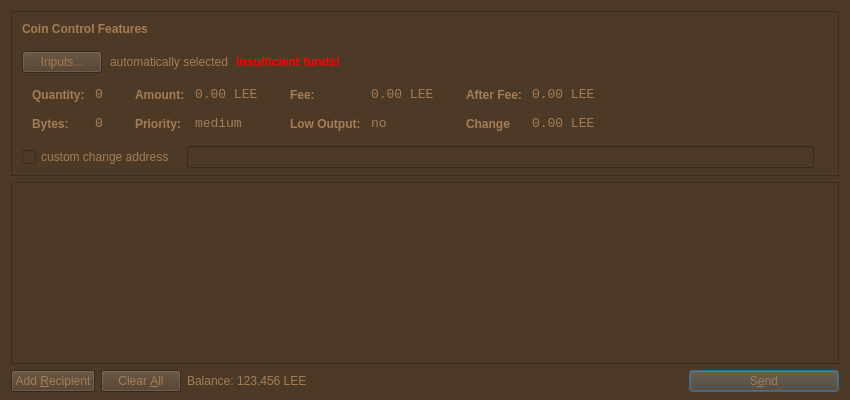
<?xml version="1.0" encoding="UTF-8"?>
<ui version="4.0">
 <class>SendCoinsDialog</class>
 <widget class="QDialog" name="SendCoinsDialog">
  <property name="geometry">
   <rect>
    <x>0</x>
    <y>0</y>
    <width>850</width>
    <height>400</height>
   </rect>
  </property>
  <property name="windowTitle">
   <string>Send Coins</string>
  </property>
  <property name="styleSheet">
   <string notr="true">background-color: rgb(76, 58, 39);
color: rgb(166, 124, 82);</string>
  </property>
  <layout class="QVBoxLayout" name="verticalLayout" stretch="0,1,0">
   <property name="bottomMargin">
    <number>8</number>
   </property>
   <item>
    <widget class="QFrame" name="frameCoinControl">
     <property name="sizePolicy">
      <sizepolicy hsizetype="Expanding" vsizetype="Expanding">
       <horstretch>0</horstretch>
       <verstretch>0</verstretch>
      </sizepolicy>
     </property>
     <property name="maximumSize">
      <size>
       <width>16777215</width>
       <height>16777215</height>
      </size>
     </property>
     <property name="frameShape">
      <enum>QFrame::StyledPanel</enum>
     </property>
     <property name="frameShadow">
      <enum>QFrame::Sunken</enum>
     </property>
     <layout class="QVBoxLayout" name="verticalLayoutCoinControl2">
      <property name="spacing">
       <number>6</number>
      </property>
      <property name="leftMargin">
       <number>0</number>
      </property>
      <property name="topMargin">
       <number>0</number>
      </property>
      <property name="rightMargin">
       <number>0</number>
      </property>
      <property name="bottomMargin">
       <number>6</number>
      </property>
      <item>
       <layout class="QVBoxLayout" name="verticalLayoutCoinControl" stretch="0,0,0,0,1">
        <property name="spacing">
         <number>0</number>
        </property>
        <property name="leftMargin">
         <number>10</number>
        </property>
        <property name="topMargin">
         <number>10</number>
        </property>
        <item>
         <layout class="QHBoxLayout" name="horizontalLayoutCoinControl1">
          <property name="bottomMargin">
           <number>15</number>
          </property>
          <item>
           <widget class="QLabel" name="labelCoinControlFeatures">
            <property name="sizePolicy">
             <sizepolicy hsizetype="Preferred" vsizetype="Maximum">
              <horstretch>0</horstretch>
              <verstretch>0</verstretch>
             </sizepolicy>
            </property>
            <property name="font">
             <font>
              <weight>75</weight>
              <bold>true</bold>
             </font>
            </property>
            <property name="styleSheet">
             <string notr="true">font-weight:bold;</string>
            </property>
            <property name="text">
             <string>Coin Control Features</string>
            </property>
           </widget>
          </item>
         </layout>
        </item>
        <item>
         <layout class="QHBoxLayout" name="horizontalLayoutCoinControl2" stretch="0,0,0,0">
          <property name="spacing">
           <number>8</number>
          </property>
          <property name="bottomMargin">
           <number>10</number>
          </property>
          <item>
           <widget class="QPushButton" name="pushButtonCoinControl">
            <property name="styleSheet">
             <string notr="true"/>
            </property>
            <property name="text">
             <string>Inputs...</string>
            </property>
           </widget>
          </item>
          <item>
           <widget class="QLabel" name="labelCoinControlAutomaticallySelected">
            <property name="text">
             <string>automatically selected</string>
            </property>
            <property name="margin">
             <number>5</number>
            </property>
           </widget>
          </item>
          <item>
           <widget class="QLabel" name="labelCoinControlInsuffFunds">
            <property name="font">
             <font>
              <weight>75</weight>
              <bold>true</bold>
             </font>
            </property>
            <property name="styleSheet">
             <string notr="true">color:red;font-weight:bold;</string>
            </property>
            <property name="text">
             <string>Insufficient funds!</string>
            </property>
            <property name="margin">
             <number>5</number>
            </property>
           </widget>
          </item>
          <item>
           <spacer name="horizontalSpacerCoinControl">
            <property name="orientation">
             <enum>Qt::Horizontal</enum>
            </property>
            <property name="sizeHint" stdset="0">
             <size>
              <width>40</width>
              <height>1</height>
             </size>
            </property>
           </spacer>
          </item>
         </layout>
        </item>
        <item>
         <widget class="QWidget" name="widgetCoinControl" native="true">
          <property name="sizePolicy">
           <sizepolicy hsizetype="Preferred" vsizetype="Preferred">
            <horstretch>0</horstretch>
            <verstretch>0</verstretch>
           </sizepolicy>
          </property>
          <property name="minimumSize">
           <size>
            <width>0</width>
            <height>0</height>
           </size>
          </property>
          <property name="styleSheet">
           <string notr="true"/>
          </property>
          <layout class="QHBoxLayout" name="horizontalLayoutCoinControl5">
           <property name="leftMargin">
            <number>0</number>
           </property>
           <property name="topMargin">
            <number>0</number>
           </property>
           <property name="rightMargin">
            <number>0</number>
           </property>
           <property name="bottomMargin">
            <number>0</number>
           </property>
           <item>
            <layout class="QHBoxLayout" name="horizontalLayoutCoinControl3" stretch="0,0,0,1">
             <property name="spacing">
              <number>20</number>
             </property>
             <property name="topMargin">
              <number>0</number>
             </property>
             <property name="bottomMargin">
              <number>10</number>
             </property>
             <item>
              <layout class="QFormLayout" name="formLayoutCoinControl1">
               <property name="horizontalSpacing">
                <number>10</number>
               </property>
               <property name="verticalSpacing">
                <number>14</number>
               </property>
               <property name="leftMargin">
                <number>10</number>
               </property>
               <property name="topMargin">
                <number>4</number>
               </property>
               <property name="rightMargin">
                <number>6</number>
               </property>
               <item row="0" column="0">
                <widget class="QLabel" name="labelCoinControlQuantityText">
                 <property name="styleSheet">
                  <string notr="true">font-weight:bold;</string>
                 </property>
                 <property name="text">
                  <string>Quantity:</string>
                 </property>
                 <property name="margin">
                  <number>0</number>
                 </property>
                </widget>
               </item>
               <item row="0" column="1">
                <widget class="QLabel" name="labelCoinControlQuantity">
                 <property name="font">
                  <font>
                   <family>Monospace</family>
                   <pointsize>10</pointsize>
                  </font>
                 </property>
                 <property name="cursor">
                  <cursorShape>IBeamCursor</cursorShape>
                 </property>
                 <property name="contextMenuPolicy">
                  <enum>Qt::ActionsContextMenu</enum>
                 </property>
                 <property name="text">
                  <string>0</string>
                 </property>
                 <property name="margin">
                  <number>0</number>
                 </property>
                 <property name="textInteractionFlags">
                  <set>Qt::LinksAccessibleByMouse|Qt::TextSelectableByKeyboard|Qt::TextSelectableByMouse</set>
                 </property>
                </widget>
               </item>
               <item row="1" column="0">
                <widget class="QLabel" name="labelCoinControlBytesText">
                 <property name="styleSheet">
                  <string notr="true">font-weight:bold;</string>
                 </property>
                 <property name="text">
                  <string>Bytes:</string>
                 </property>
                </widget>
               </item>
               <item row="1" column="1">
                <widget class="QLabel" name="labelCoinControlBytes">
                 <property name="font">
                  <font>
                   <family>Monospace</family>
                   <pointsize>10</pointsize>
                  </font>
                 </property>
                 <property name="cursor">
                  <cursorShape>IBeamCursor</cursorShape>
                 </property>
                 <property name="contextMenuPolicy">
                  <enum>Qt::ActionsContextMenu</enum>
                 </property>
                 <property name="text">
                  <string>0</string>
                 </property>
                 <property name="textInteractionFlags">
                  <set>Qt::LinksAccessibleByMouse|Qt::TextSelectableByKeyboard|Qt::TextSelectableByMouse</set>
                 </property>
                </widget>
               </item>
              </layout>
             </item>
             <item>
              <layout class="QFormLayout" name="formLayoutCoinControl2">
               <property name="horizontalSpacing">
                <number>10</number>
               </property>
               <property name="verticalSpacing">
                <number>14</number>
               </property>
               <property name="leftMargin">
                <number>6</number>
               </property>
               <property name="topMargin">
                <number>4</number>
               </property>
               <property name="rightMargin">
                <number>6</number>
               </property>
               <item row="0" column="0">
                <widget class="QLabel" name="labelCoinControlAmountText">
                 <property name="styleSheet">
                  <string notr="true">font-weight:bold;</string>
                 </property>
                 <property name="text">
                  <string>Amount:</string>
                 </property>
                 <property name="margin">
                  <number>0</number>
                 </property>
                </widget>
               </item>
               <item row="0" column="1">
                <widget class="QLabel" name="labelCoinControlAmount">
                 <property name="font">
                  <font>
                   <family>Monospace</family>
                   <pointsize>10</pointsize>
                  </font>
                 </property>
                 <property name="cursor">
                  <cursorShape>IBeamCursor</cursorShape>
                 </property>
                 <property name="contextMenuPolicy">
                  <enum>Qt::ActionsContextMenu</enum>
                 </property>
                 <property name="text">
                  <string>0.00 LEE</string>
                 </property>
                 <property name="textInteractionFlags">
                  <set>Qt::LinksAccessibleByMouse|Qt::TextSelectableByKeyboard|Qt::TextSelectableByMouse</set>
                 </property>
                </widget>
               </item>
               <item row="1" column="0">
                <widget class="QLabel" name="labelCoinControlPriorityText">
                 <property name="styleSheet">
                  <string notr="true">font-weight:bold;</string>
                 </property>
                 <property name="text">
                  <string>Priority:</string>
                 </property>
                </widget>
               </item>
               <item row="1" column="1">
                <widget class="QLabel" name="labelCoinControlPriority">
                 <property name="font">
                  <font>
                   <family>Monospace</family>
                   <pointsize>10</pointsize>
                  </font>
                 </property>
                 <property name="cursor">
                  <cursorShape>IBeamCursor</cursorShape>
                 </property>
                 <property name="contextMenuPolicy">
                  <enum>Qt::ActionsContextMenu</enum>
                 </property>
                 <property name="text">
                  <string>medium</string>
                 </property>
                 <property name="textInteractionFlags">
                  <set>Qt::LinksAccessibleByMouse|Qt::TextSelectableByKeyboard|Qt::TextSelectableByMouse</set>
                 </property>
                </widget>
               </item>
              </layout>
             </item>
             <item>
              <layout class="QFormLayout" name="formLayoutCoinControl3">
               <property name="horizontalSpacing">
                <number>10</number>
               </property>
               <property name="verticalSpacing">
                <number>14</number>
               </property>
               <property name="leftMargin">
                <number>6</number>
               </property>
               <property name="topMargin">
                <number>4</number>
               </property>
               <property name="rightMargin">
                <number>6</number>
               </property>
               <item row="0" column="0">
                <widget class="QLabel" name="labelCoinControlFeeText">
                 <property name="styleSheet">
                  <string notr="true">font-weight:bold;</string>
                 </property>
                 <property name="text">
                  <string>Fee:</string>
                 </property>
                 <property name="margin">
                  <number>0</number>
                 </property>
                </widget>
               </item>
               <item row="0" column="1">
                <widget class="QLabel" name="labelCoinControlFee">
                 <property name="font">
                  <font>
                   <family>Monospace</family>
                   <pointsize>10</pointsize>
                  </font>
                 </property>
                 <property name="cursor">
                  <cursorShape>IBeamCursor</cursorShape>
                 </property>
                 <property name="contextMenuPolicy">
                  <enum>Qt::ActionsContextMenu</enum>
                 </property>
                 <property name="text">
                  <string>0.00 LEE</string>
                 </property>
                 <property name="textInteractionFlags">
                  <set>Qt::LinksAccessibleByMouse|Qt::TextSelectableByKeyboard|Qt::TextSelectableByMouse</set>
                 </property>
                </widget>
               </item>
               <item row="1" column="0">
                <widget class="QLabel" name="labelCoinControlLowOutputText">
                 <property name="styleSheet">
                  <string notr="true">font-weight:bold;</string>
                 </property>
                 <property name="text">
                  <string>Low Output:</string>
                 </property>
                </widget>
               </item>
               <item row="1" column="1">
                <widget class="QLabel" name="labelCoinControlLowOutput">
                 <property name="font">
                  <font>
                   <family>Monospace</family>
                   <pointsize>10</pointsize>
                  </font>
                 </property>
                 <property name="cursor">
                  <cursorShape>IBeamCursor</cursorShape>
                 </property>
                 <property name="contextMenuPolicy">
                  <enum>Qt::ActionsContextMenu</enum>
                 </property>
                 <property name="text">
                  <string>no</string>
                 </property>
                 <property name="textInteractionFlags">
                  <set>Qt::LinksAccessibleByMouse|Qt::TextSelectableByKeyboard|Qt::TextSelectableByMouse</set>
                 </property>
                </widget>
               </item>
              </layout>
             </item>
             <item>
              <layout class="QFormLayout" name="formLayoutCoinControl4">
               <property name="horizontalSpacing">
                <number>10</number>
               </property>
               <property name="verticalSpacing">
                <number>14</number>
               </property>
               <property name="leftMargin">
                <number>6</number>
               </property>
               <property name="topMargin">
                <number>4</number>
               </property>
               <property name="rightMargin">
                <number>6</number>
               </property>
               <item row="0" column="0">
                <widget class="QLabel" name="labelCoinControlAfterFeeText">
                 <property name="styleSheet">
                  <string notr="true">font-weight:bold;</string>
                 </property>
                 <property name="text">
                  <string>After Fee:</string>
                 </property>
                 <property name="margin">
                  <number>0</number>
                 </property>
                </widget>
               </item>
               <item row="0" column="1">
                <widget class="QLabel" name="labelCoinControlAfterFee">
                 <property name="font">
                  <font>
                   <family>Monospace</family>
                   <pointsize>10</pointsize>
                  </font>
                 </property>
                 <property name="cursor">
                  <cursorShape>IBeamCursor</cursorShape>
                 </property>
                 <property name="contextMenuPolicy">
                  <enum>Qt::ActionsContextMenu</enum>
                 </property>
                 <property name="text">
                  <string>0.00 LEE</string>
                 </property>
                 <property name="textInteractionFlags">
                  <set>Qt::LinksAccessibleByMouse|Qt::TextSelectableByKeyboard|Qt::TextSelectableByMouse</set>
                 </property>
                </widget>
               </item>
               <item row="1" column="0">
                <widget class="QLabel" name="labelCoinControlChangeText">
                 <property name="styleSheet">
                  <string notr="true">font-weight:bold;</string>
                 </property>
                 <property name="text">
                  <string>Change</string>
                 </property>
                </widget>
               </item>
               <item row="1" column="1">
                <widget class="QLabel" name="labelCoinControlChange">
                 <property name="font">
                  <font>
                   <family>Monospace</family>
                   <pointsize>10</pointsize>
                  </font>
                 </property>
                 <property name="cursor">
                  <cursorShape>IBeamCursor</cursorShape>
                 </property>
                 <property name="contextMenuPolicy">
                  <enum>Qt::ActionsContextMenu</enum>
                 </property>
                 <property name="text">
                  <string>0.00 LEE</string>
                 </property>
                 <property name="textInteractionFlags">
                  <set>Qt::LinksAccessibleByMouse|Qt::TextSelectableByKeyboard|Qt::TextSelectableByMouse</set>
                 </property>
                </widget>
               </item>
              </layout>
             </item>
            </layout>
           </item>
          </layout>
         </widget>
        </item>
        <item>
         <layout class="QHBoxLayout" name="horizontalLayoutCoinControl4" stretch="0,0,0">
          <property name="spacing">
           <number>12</number>
          </property>
          <property name="sizeConstraint">
           <enum>QLayout::SetDefaultConstraint</enum>
          </property>
          <property name="topMargin">
           <number>5</number>
          </property>
          <property name="rightMargin">
           <number>5</number>
          </property>
          <item>
           <widget class="QCheckBox" name="checkBoxCoinControlChange">
            <property name="text">
             <string>custom change address</string>
            </property>
           </widget>
          </item>
          <item>
           <widget class="QLineEdit" name="lineEditCoinControlChange">
            <property name="enabled">
             <bool>false</bool>
            </property>
            <property name="sizePolicy">
             <sizepolicy hsizetype="Expanding" vsizetype="Fixed">
              <horstretch>0</horstretch>
              <verstretch>0</verstretch>
             </sizepolicy>
            </property>
           </widget>
          </item>
          <item>
           <widget class="QLabel" name="labelCoinControlChangeLabel">
            <property name="sizePolicy">
             <sizepolicy hsizetype="Preferred" vsizetype="Expanding">
              <horstretch>0</horstretch>
              <verstretch>0</verstretch>
             </sizepolicy>
            </property>
            <property name="minimumSize">
             <size>
              <width>0</width>
              <height>0</height>
             </size>
            </property>
            <property name="text">
             <string/>
            </property>
            <property name="margin">
             <number>3</number>
            </property>
           </widget>
          </item>
         </layout>
        </item>
        <item>
         <spacer name="verticalSpacerCoinControl">
          <property name="orientation">
           <enum>Qt::Vertical</enum>
          </property>
          <property name="sizeHint" stdset="0">
           <size>
            <width>800</width>
            <height>1</height>
           </size>
          </property>
         </spacer>
        </item>
       </layout>
      </item>
     </layout>
    </widget>
   </item>
   <item>
    <widget class="QScrollArea" name="scrollArea">
     <property name="widgetResizable">
      <bool>true</bool>
     </property>
     <widget class="QWidget" name="scrollAreaWidgetContents">
      <property name="geometry">
       <rect>
        <x>0</x>
        <y>0</y>
        <width>830</width>
        <height>172</height>
       </rect>
      </property>
      <layout class="QVBoxLayout" name="verticalLayout_2">
       <property name="leftMargin">
        <number>0</number>
       </property>
       <property name="topMargin">
        <number>0</number>
       </property>
       <property name="rightMargin">
        <number>0</number>
       </property>
       <property name="bottomMargin">
        <number>0</number>
       </property>
       <item>
        <layout class="QVBoxLayout" name="entries">
         <property name="spacing">
          <number>6</number>
         </property>
        </layout>
       </item>
       <item>
        <spacer name="verticalSpacer">
         <property name="orientation">
          <enum>Qt::Vertical</enum>
         </property>
         <property name="sizeHint" stdset="0">
          <size>
           <width>20</width>
           <height>40</height>
          </size>
         </property>
        </spacer>
       </item>
      </layout>
     </widget>
    </widget>
   </item>
   <item>
    <layout class="QHBoxLayout" name="horizontalLayout">
     <item>
      <widget class="QPushButton" name="addButton">
       <property name="toolTip">
        <string>Send to multiple recipients at once</string>
       </property>
       <property name="text">
        <string>Add &amp;Recipient</string>
       </property>
       <property name="icon">
        <iconset resource="../bitcoin.qrc">
         <normaloff>:/icons/add</normaloff>:/icons/add</iconset>
       </property>
       <property name="autoDefault">
        <bool>false</bool>
       </property>
      </widget>
     </item>
     <item>
      <widget class="QPushButton" name="clearButton">
       <property name="sizePolicy">
        <sizepolicy hsizetype="Minimum" vsizetype="Fixed">
         <horstretch>0</horstretch>
         <verstretch>0</verstretch>
        </sizepolicy>
       </property>
       <property name="toolTip">
        <string>Remove all transaction fields</string>
       </property>
       <property name="text">
        <string>Clear &amp;All</string>
       </property>
       <property name="icon">
        <iconset resource="../bitcoin.qrc">
         <normaloff>:/icons/remove</normaloff>:/icons/remove</iconset>
       </property>
       <property name="autoRepeatDelay">
        <number>300</number>
       </property>
       <property name="autoDefault">
        <bool>false</bool>
       </property>
      </widget>
     </item>
     <item>
      <layout class="QHBoxLayout" name="horizontalLayout_2">
       <property name="spacing">
        <number>3</number>
       </property>
       <item>
        <widget class="QLabel" name="label">
         <property name="sizePolicy">
          <sizepolicy hsizetype="Preferred" vsizetype="Fixed">
           <horstretch>0</horstretch>
           <verstretch>0</verstretch>
          </sizepolicy>
         </property>
         <property name="text">
          <string>Balance:</string>
         </property>
        </widget>
       </item>
       <item>
        <widget class="QLabel" name="labelBalance">
         <property name="sizePolicy">
          <sizepolicy hsizetype="Preferred" vsizetype="Fixed">
           <horstretch>0</horstretch>
           <verstretch>0</verstretch>
          </sizepolicy>
         </property>
         <property name="cursor">
          <cursorShape>IBeamCursor</cursorShape>
         </property>
         <property name="text">
          <string>123.456 LEE</string>
         </property>
         <property name="textInteractionFlags">
          <set>Qt::LinksAccessibleByMouse|Qt::TextSelectableByKeyboard|Qt::TextSelectableByMouse</set>
         </property>
        </widget>
       </item>
      </layout>
     </item>
     <item>
      <spacer name="horizontalSpacer">
       <property name="orientation">
        <enum>Qt::Horizontal</enum>
       </property>
       <property name="sizeHint" stdset="0">
        <size>
         <width>40</width>
         <height>20</height>
        </size>
       </property>
      </spacer>
     </item>
     <item>
      <widget class="QPushButton" name="sendButton">
       <property name="minimumSize">
        <size>
         <width>150</width>
         <height>0</height>
        </size>
       </property>
       <property name="toolTip">
        <string>Confirm the send action</string>
       </property>
       <property name="text">
        <string>S&amp;end</string>
       </property>
       <property name="icon">
        <iconset resource="../bitcoin.qrc">
         <normaloff>:/icons/send</normaloff>:/icons/send</iconset>
       </property>
       <property name="default">
        <bool>true</bool>
       </property>
      </widget>
     </item>
    </layout>
   </item>
  </layout>
 </widget>
 <resources>
  <include location="../bitcoin.qrc"/>
 </resources>
 <connections/>
</ui>
